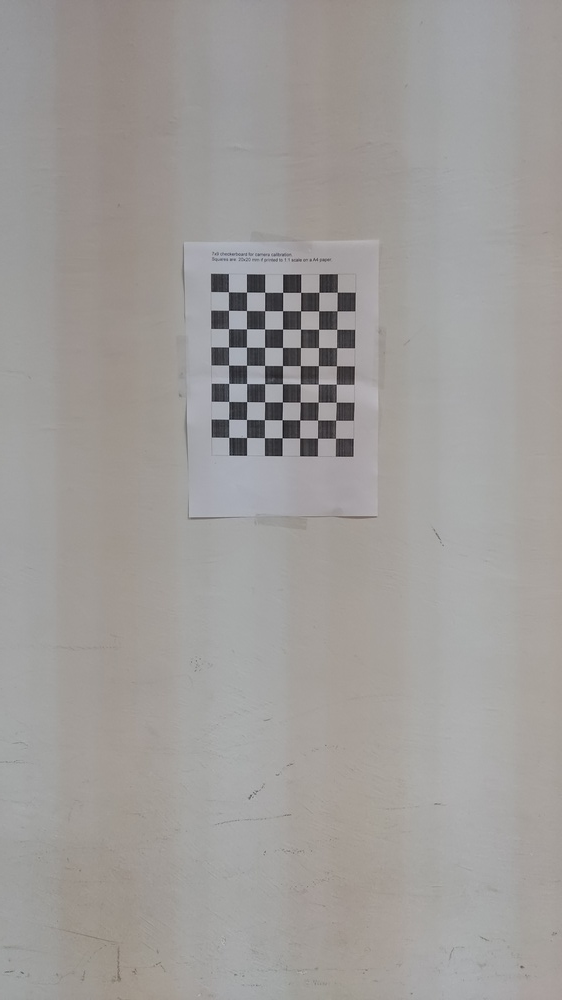
#> input picture TP4_CV/MES IMAGES/IMG_20220330_085106.jpg, 562 x 1000 px, shrunk from 2250 x 4000 before the run; its folder holds only this picture in this run
$ python MaCalib.py
#> lines starting #> are read from the running program, lines starting #| are printed output that depends on the picture; after the words box and inside, x2 and y2 are one past the last pixel; in counts of white or black regions, pixels touching at a corner belong together; long printed decimals are rounded
#!/usr/bin/env python

import cv2
import numpy as np
import os
import glob


# Defining the dimensions of checkerboard
CHECKERBOARD = (7, 9)
criteria = (cv2.TERM_CRITERIA_EPS + cv2.TERM_CRITERIA_MAX_ITER, 300, 0.001)
# max number of iterations=30

# Creating vector to store vectors of 3D points for each checkerboard image
objpoints = []
# Creating vector to store vectors of 2D points for each checkerboard image
imgpoints = []
error = []

# Defining the world coordinates for 3D points
objp = np.zeros((1, CHECKERBOARD[0] * CHECKERBOARD[1], 3), np.float32)
objp[0, :, :2] = np.mgrid[0:CHECKERBOARD[0], 0:CHECKERBOARD[1]].T.reshape(-1, 2)
prev_img_shape = None

nx = 9
# Enter the number of inside corners in y
ny = 7
# Extracting path of individual image stored in a given directory
print("edd")
images = glob.glob('./MES IMAGES/*.jpg')
print("zzzzzzzz")
for fname in images:
    img = cv2.imread(fname)
#> img is the input picture: shape (1000, 562, 3); mean B, G, R 153.8, 156.1, 159.1

    gray = cv2.cvtColor(img, cv2.COLOR_BGR2GRAY)
    # Find the chess board corners
    # If desired number of corners are found in the image then ret = true
    ret, corners = cv2.findChessboardCorners(gray, (nx, ny), None)
#> ret = True; corners = 63 rows, first 8: [337.2, 292.2], [337.1, 310.8], [336.8, 329.4], [336.6, 347.5], [336.5, 365.8], [336.3, 384.1], [336.3, 402.3], [335.7, 420.1]
    # ret, corners = cv2.findChessboardCorners(gray, CHECKERBOARD, cv2.CALIB_CB_ADAPTIVE_THRESH + cv2.CALIB_CB_FAST_CHECK + cv2.CALIB_CB_NORMALIZE_IMAGE)

    """
    If desired number of corner are detected,
    we refine the pixel coordinates and display
    them on the images of checker board
    """
    if ret == True:
        objpoints.append(objp)
        # refining pixel coordinates for given 2d points.
        corners2 = cv2.cornerSubPix(gray, corners, (11, 11), (-1, -1), criteria)
#> corners2 = 63 rows, first 8: [337.2, 292.2], [336.8, 310.8], [336.7, 329.3], [336.6, 347.6], [336.4, 365.7], [336.3, 384.2], [336.1, 402.2], [335.6, 420.2]

        imgpoints.append(corners2)

        # Draw and display the corners
        img = cv2.drawChessboardCorners(img, CHECKERBOARD, corners2, ret)
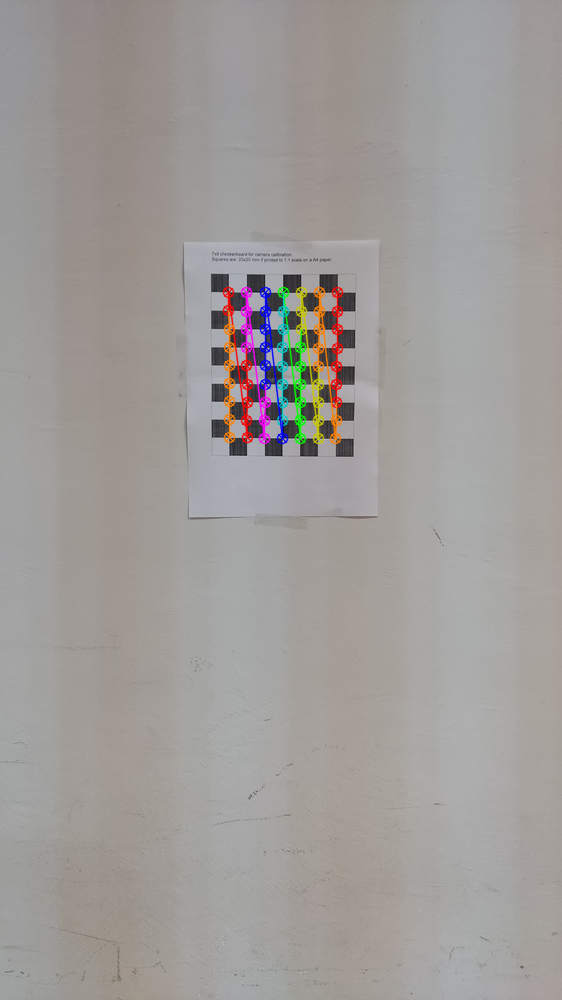
#> img: shape (1000, 562, 3); 1.8% of pixels changed, all inside (x1, y1, x2, y2) = (222, 286, 344, 445)

    cv2.imshow('img', img)
    cv2.waitKey(0)

cv2.destroyAllWindows()

h, w = img.shape[:2]
#> h = 1000; w = 562

"""
Performing camera calibration by
passing the value of known 3D points (objpoints)
and corresponding pixel coordinates of the
detected corners (imgpoints)
"""
ret, mtx, dist, rvecs, tvecs = cv2.calibrateCamera(objpoints, imgpoints, gray.shape[::-1], None, None)
#> ret = 45.8; mtx = [[5304.8, 0, 249.3], [0, 4665.4, 490.3], [0, 0, 1]]; dist = [[-105.5, 3586.4, 1.51, 0.98, 790784.2]]; rvecs = ([0.249, -1.53, 0.512],); tvecs = ([2.77, -11.96, 138.4],)

print("ret: \n")
print(ret)
#| 45.804
print("Camera matrix (matrice intrinseques) : \n")
print(mtx)
#| [[5.30480551e+03 0.00000000e+00 2.49263809e+02]
#|  [0.00000000e+00 4.66538522e+03 4.90308505e+02]
#|  [0.00000000e+00 0.00000000e+00 1.00000000e+00]]
print("la distance focale(nb pix/mm) Fx = ",mtx[0][0],"  Fy = ",mtx[1][1])
#| la distance focale(nb pix/mm) Fx =  5304.806   Fy =  4665.385
print("les coordonnees du point d'impact sont Ox= ",mtx[0][2],"  Oy = ",mtx[1][2])
#| les coordonnees du point d'impact sont Ox=  249.264   Oy =  490.309
print("\n\n")
print("dist (les coefficients de distortion) : \n")
print(dist)
#| [[-1.05491338e+02  3.58638599e+03  1.50695831e+00  9.80213333e-01
#|    7.90784231e+05]]
print("rvecs (le vecteur de rotation) : \n")
print(rvecs)
#| (array([[ 0.2487],
#|        [-1.534],
#|        [ 0.512]]),)
print("tvecs (le vecteur de translation) : \n")
print(tvecs)
#| (array([[  2.773],
#|        [-11.960],
#|        [138.369]]),)

# Save parameters into numpy file
np.save("./camera_params/ret", ret)
np.save("./camera_params/mtx", mtx)
np.save("./camera_params/dist", dist)
np.save("./camera_params/rvecs", rvecs)
np.save("./camera_params/tvecs", tvecs)

$ run again, on TP4_CV/MES IMAGES/IMG_20220330_085113.jpg
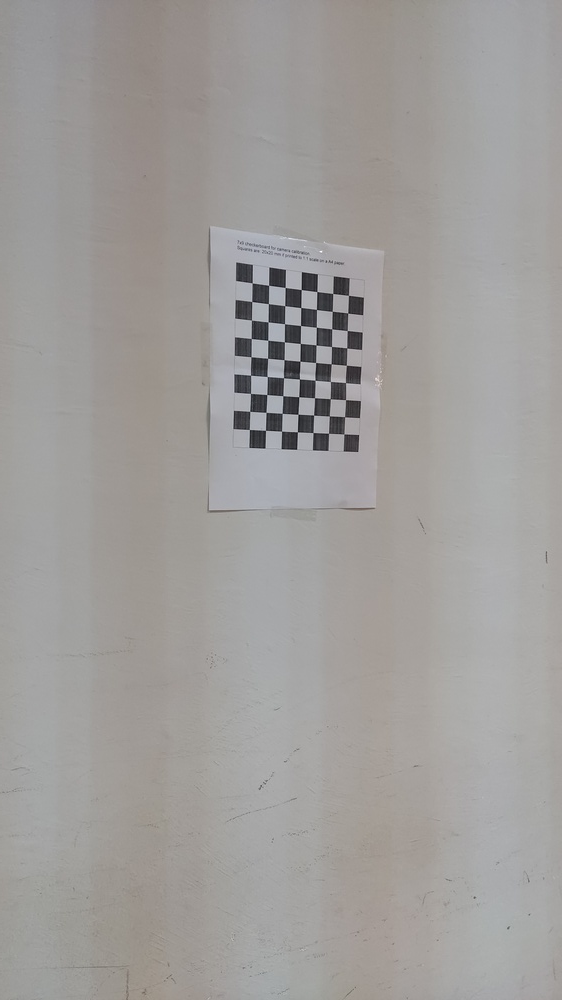
#> input picture TP4_CV/MES IMAGES/IMG_20220330_085113.jpg, 562 x 1000 px, shrunk from 2250 x 4000 before the run
#> img is the input picture: shape (1000, 562, 3); mean B, G, R 155.1, 157.2, 159.7
#> `ret, corners = cv2.findChessboardCorners(gray, (nx, ny), None)`: ret = True; corners = 63 rows, first 8: [348.5, 295.3], [347.7, 313], [347.3, 330.6], [346.7, 347.8], [346.4, 365.3], [345.6, 382.6], [345.6, 399.7], [344.6, 416.7]
#> corners2 = 63 rows, first 8: [348.4, 295.3], [347.7, 313], [347.2, 330.5], [346.7, 347.9], [346.4, 365.3], [345.5, 382.6], [345.6, 399.6], [344.6, 416.7]
#> `img = cv2.drawChessboardCorners(img, CHECKERBOARD, corners2, ret)`:
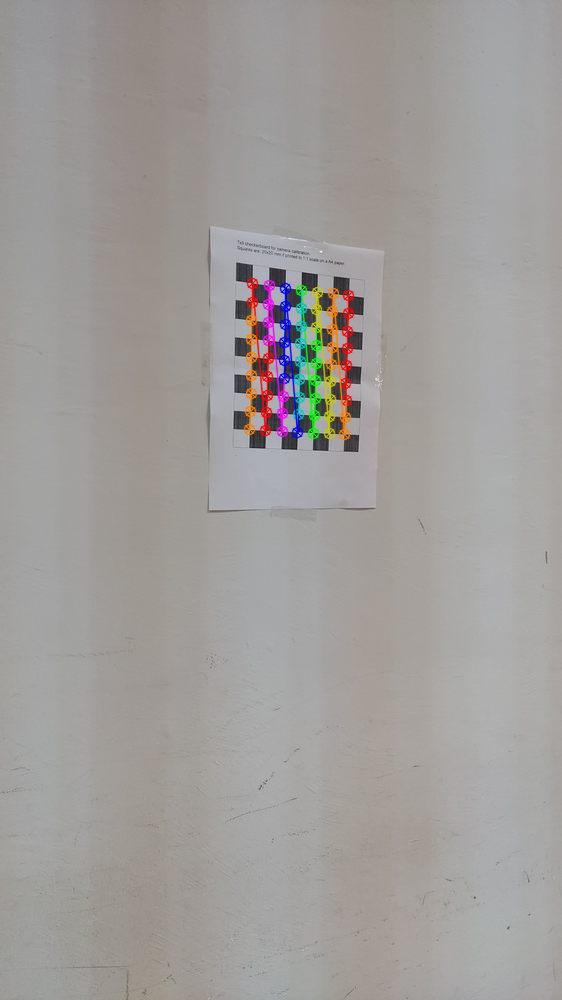
#> img: shape (1000, 562, 3); 1.75% of pixels changed, all inside (x1, y1, x2, y2) = (243, 277, 355, 441)
#> `ret, mtx, dist, rvecs, tvecs = cv2.calibrateCamera(objpoints, imgpoint..`: ret = 44.84; mtx = [[1763, 0, 253.1], [0, 1820.2, 519.2], [0, 0, 1]]; dist = [[-7.45, -515.8, 0.219, 0.748, 9774.7]]; rvecs = ([0.0447, 1.4, 0.693],); tvecs = ([2.49, -14.79, 65.92],)
#| 44.842
#| [[1.76299945e+03 0.00000000e+00 2.53113335e+02]
#|  [0.00000000e+00 1.82024974e+03 5.19188043e+02]
#|  [0.00000000e+00 0.00000000e+00 1.00000000e+00]]
#| la distance focale(nb pix/mm) Fx =  1762.999   Fy =  1820.250
#| les coordonnees du point d'impact sont Ox=  253.113   Oy =  519.188
#| [[-7.44892917e+00 -5.15828137e+02  2.19427667e-01  7.48168295e-01
#|    9.77472811e+03]]
#| (array([[0.04469],
#|        [1.405],
#|        [0.693 ]]),)
#| (array([[  2.493],
#|        [-14.785],
#|        [ 65.919]]),)
